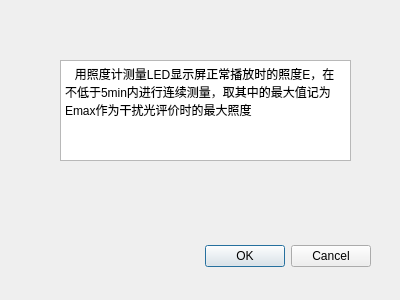
<?xml version="1.0" encoding="UTF-8"?>
<ui version="4.0">
 <class>GanRaoGuang_Illuminancy</class>
 <widget class="QDialog" name="GanRaoGuang_Illuminancy">
  <property name="geometry">
   <rect>
    <x>0</x>
    <y>0</y>
    <width>400</width>
    <height>300</height>
   </rect>
  </property>
  <property name="windowTitle">
   <string>Dialog</string>
  </property>
  <widget class="QDialogButtonBox" name="buttonBox">
   <property name="geometry">
    <rect>
     <x>30</x>
     <y>240</y>
     <width>341</width>
     <height>32</height>
    </rect>
   </property>
   <property name="orientation">
    <enum>Qt::Horizontal</enum>
   </property>
   <property name="standardButtons">
    <set>QDialogButtonBox::Cancel|QDialogButtonBox::Ok</set>
   </property>
  </widget>
  <widget class="QLabel" name="label">
   <property name="geometry">
    <rect>
     <x>60</x>
     <y>50</y>
     <width>321</width>
     <height>41</height>
    </rect>
   </property>
   <property name="text">
    <string/>
   </property>
  </widget>
  <widget class="QTextBrowser" name="textBrowser">
   <property name="geometry">
    <rect>
     <x>60</x>
     <y>60</y>
     <width>291</width>
     <height>101</height>
    </rect>
   </property>
   <property name="html">
    <string>&lt;!DOCTYPE HTML PUBLIC &quot;-//W3C//DTD HTML 4.0//EN&quot; &quot;http://www.w3.org/TR/REC-html40/strict.dtd&quot;&gt;
&lt;html&gt;&lt;head&gt;&lt;meta name=&quot;qrichtext&quot; content=&quot;1&quot; /&gt;&lt;style type=&quot;text/css&quot;&gt;
p, li { white-space: pre-wrap; }
&lt;/style&gt;&lt;/head&gt;&lt;body style=&quot; font-family:'SimSun'; font-size:9pt; font-weight:400; font-style:normal;&quot;&gt;
&lt;p style=&quot; margin-top:0px; margin-bottom:0px; margin-left:0px; margin-right:0px; -qt-block-indent:0; text-indent:0px;&quot;&gt;   用照度计测量LED显示屏正常播放时的照度E，在不低于5min内进行连续测量，取其中的最大值记为Emax作为干扰光评价时的最大照度&lt;/p&gt;&lt;/body&gt;&lt;/html&gt;</string>
   </property>
  </widget>
 </widget>
 <resources/>
 <connections>
  <connection>
   <sender>buttonBox</sender>
   <signal>accepted()</signal>
   <receiver>GanRaoGuang_Illuminancy</receiver>
   <slot>accept()</slot>
   <hints>
    <hint type="sourcelabel">
     <x>248</x>
     <y>254</y>
    </hint>
    <hint type="destinationlabel">
     <x>157</x>
     <y>274</y>
    </hint>
   </hints>
  </connection>
  <connection>
   <sender>buttonBox</sender>
   <signal>rejected()</signal>
   <receiver>GanRaoGuang_Illuminancy</receiver>
   <slot>reject()</slot>
   <hints>
    <hint type="sourcelabel">
     <x>316</x>
     <y>260</y>
    </hint>
    <hint type="destinationlabel">
     <x>286</x>
     <y>274</y>
    </hint>
   </hints>
  </connection>
 </connections>
</ui>
